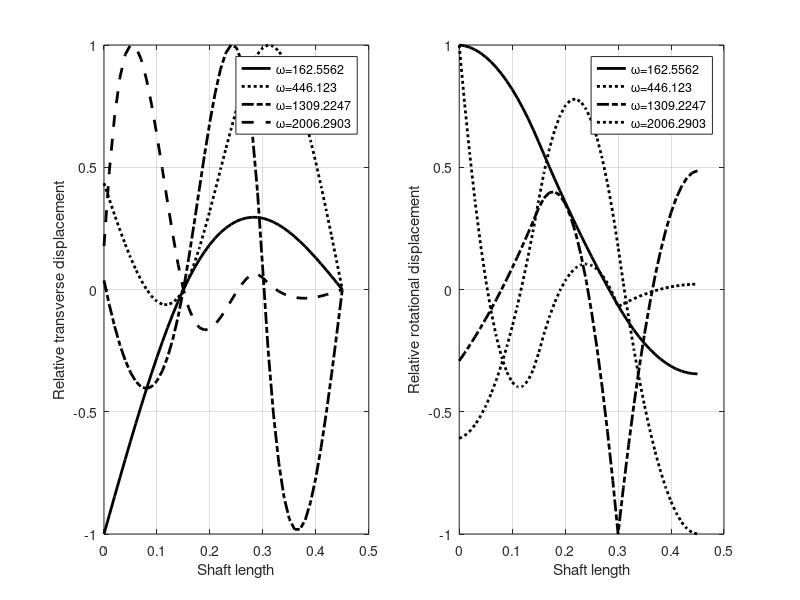

Write MATLAB code to recreate this figure.

clearvars;
clc;

% input
E = 2.1e+11;
d = 0.015;        %shaft dia
rho = 7800;        %shaft density

md1=5; % in kg
md2=8;
%D1=0.08; % disc diameter in m
Id1 = md1*0.1^2/16; % in kg-m^2
Id2 = md2*0.16^2/16;

mass = [1   md1   Id1;
        3   md2   Id2];  %1st column node 2nd colum mass 3rd column Id

nele = 3;
connect = [1 1 2;
           2 2 3;
           3 3 4];   % First Column is element number
                  % Second & Third Column are Nodes (in sequence)
coord = [1 0;       % first column node second column x coodinate
         2 0.15;
         3 0.3;
         4 0.45];
       

bc_data = [2, 1;     % First Column is Node number
           4, 1];     % Second column is prescribed local dof
                    % dof 1 for v and 2 for phi
                    

% Mass and stifness matrix

M = zeros(2*(nele+1));
K = zeros(2*(nele+1));

for i= 1:nele
    nd1 = connect(i,2);
    nd2 = connect(i,3);
    x1  = coord(nd1,2);
    x2  = coord(nd2,2);
    l = x2-x1;
    A=pi*d^2/4;
    m(:,:,i) = rho*A*l/420*[156     22*l    54      -13*l;
                            22*l    4*l^2   13*l    -3*l^2;
                            54      13*l    156     -22*l;
                            -13*l   -3*l^2  -22*l   4*l^2];
    if size(mass)>0                    
    if any(mass(:,1)==nd1)      %checking for disc at left node of element
        ii = find(mass(:,1)==nd1);
        m(1,1,i) = m(1,1,i) + mass(ii,2);
        m(2,2,i) = m(2,2,i) + mass(ii,3);
    end
    if i==nele                  % checking for disc at right side of last element
        if any(mass(:,1)==nd2)
            ii = find(mass(:,1)==nd2);
            m(3,3,i) = m(3,3,i) + mass(ii,2);
            m(4,4,i) = m(4,4,i) + mass(ii,3);
        end
    end
    end
       
    I =pi*d^4/64;
   
    k(:,:,i) = E*I/l^3 *[12     6*l     -12     6*l;
                         6*l    4*l^2   -6*l    2*l^2;
                         -12    -6*l    12      -6*l;
                         6*l    2*l^2   -6*l    4*l^2];
                     
    %Assembly
   
    vec = [2*nd1-1, 2*nd1, 2*nd2-1, 2*nd2];
    M(vec,vec) = M(vec,vec)+ m(:,:,i);
    K(vec,vec) = K(vec,vec)+ k(:,:,i);
end

% imposition of boundary condition
supp_dof = [];      % dof to be suppressed.
for i = 1:size(bc_data,1)
    nd = bc_data(i,1);
    dof = bc_data(i,2);
    Gdof = 2*(nd-1)+dof;        %finding the global DOF of given BC
    supp_dof = [supp_dof , Gdof];
   
end

supp_dof = sort(supp_dof);


% Reducing Global matrix (Imposition of Boundary condition)
% ---------------------------------------------------------
K_red = K;
M_red = M;
for i = 1:size(supp_dof,2)
    dof = supp_dof(i);  %Getting the Global DOF of Given BC
    if (dof == 1)       %Loop for reducing global matrix
        K_red = K_red(dof+1:end, dof+1:end);
        M_red = M_red(dof+1:end, dof+1:end);
    elseif (dof == 2*(nele+1))
            K_red = K_red(1:dof-1, 1:dof-1);
            M_red = M_red(1:dof-1, 1:dof-1);
    else
        K_red = K_red([1:dof-1, dof+1:end],[1:dof-1, dof+1:end]);
        M_red = M_red([1:dof-1, dof+1:end],[1:dof-1, dof+1:end]);
    end
    if (i~=size(supp_dof,2))    %for considering the already reduced steps
        supp_dof(i+1:end) = supp_dof(i+1:end)-1;
    end
end

D = K_red\M_red;
[eig_vec,eig_val] = eig(D);
mode = [];
wnf=[];
for i=1:size(eig_val,2)
    if eig_val(i,i)~=0
        wnf = [wnf,sqrt(1/eig_val(i,i))];
        mode = [mode, eig_vec(:,i)];%/max(abs(eig_vec(:,i)))];
    end
end

for i =1:length(wnf)-1      %arranging in asceending order
    if wnf(i)>wnf(i+1)
        temp_wnf = wnf(i);
        wnf(i) = wnf(i+1);
        wnf(i+1) = temp_wnf;
        temp_mode(:,1) = mode(:,i);
        mode(:,i) = mode(:,i+1);
        mode(:,i+1) = temp_mode(:,1);
    end
end

% updating boundary condition

for i = 1:size(bc_data,1)
    nd = bc_data(i,1);
    dof = bc_data(i,2);
    Gdof = 2*(nd-1)+dof;    %Finding global DOF
    if Gdof ==1
        mode = [zeros(1,size(mode,2));mode];
    else
        mode = [mode((1:Gdof-1),:);zeros(1,size(mode,2));mode((Gdof:end),:)];
    end
end

% Post processing


for i =1:length(wnf)
    x = [];
    v=[];
    phi=[];
    for ii= 1:nele
        nd1 = connect(ii,2);
        nd2 = connect(ii,3);
        x1  = coord(nd1,2);
        x2  = coord(nd2,2);
        l = x2-x1;
        x_n =x1:(x2-x1)/15:x2;
        v_n=[];
        phi_n=[];
        eta = mode(2*nd1-1:2*nd2,i);
        for j =1:length(x_n)
            z = x_n(j)-x1;
            N(1) = 1-(3*z^2/l^2)+(2*z^3/l^3);
            N(2) = z-(2*z^2/l)+(z^3/l^2);
            N(3) = (3*z^2/l^2)-(2*z^3/l^3);          
            N(4) = -(z^2/l)+(z^3/l^2);
            v_n(j) = N*eta;
            dN(1) = (-6*z/l^2)+(6*z^2/l^3);
            dN(2) = 1-(4*z/l)+(3*z^2/l^2);
            dN(3) = (6*z/l^2)-(6*z^2/l^3);
            dN(4) = (-2*z/l)+(3*z^2/l^2);
            phi_n(j) = dN*eta;
        end
        x = [x,x_n];
        v = [v,v_n];
        phi = [phi,phi_n];
    end
    V(:,i) = v'/max(abs(v));
    phi_x(:,i)  = phi'/max(abs(phi));

end

% ploting mode shape upto 4th mode

h = figure(1);
set(gcf, 'Position', get(0,'Screensize'));
subplot(1,2,1)

if(size(V,2) < 4)
    nmode=size(V,2)
else
    nmode=4
end


for i = 1:nmode
    if(i ==1)
        plot(x,V(:,i), '-k', 'LineWidth', 2, 'DisplayName',['\omega=',num2str(wnf(i))]);
    elseif (i ==2)
         plot(x,V(:,i), ':k', 'LineWidth', 2, 'DisplayName',['\omega=',num2str(wnf(i))]);
    elseif (i ==3)
         plot(x,V(:,i),'-.k', 'LineWidth', 2, 'DisplayName',['\omega=',num2str(wnf(i))]);
    elseif (i ==4)
         plot(x,V(:,i), '--k', 'LineWidth', 2, 'DisplayName',['\omega=',num2str(wnf(i))]);
    else
         plot(x,V(:,i), 'DisplayName',['\omega=',num2str(wnf(i))]);
    end
         
         
    hold on;
end
grid on;
%title ('Relative Transverse displacement with shaft length','fontsize',16);
ylabel('Relative transverse displacement');
xlabel('Shaft length');
legend('show');
hold on
subplot(1,2,2)
for i = 1:nmode
    if (i == 1)
        plot(x,phi_x(:,i), '-k' , 'LineWidth', 2,'DisplayName',['\omega=',num2str(wnf(i))]);
    elseif (i == 2)
        plot(x,phi_x(:,i), ':k' , 'LineWidth', 2,'DisplayName',['\omega=',num2str(wnf(i))]);
    elseif (i == 3)
        plot(x,phi_x(:,i), '-.k' , 'LineWidth', 2,'DisplayName',['\omega=',num2str(wnf(i))]);
    elseif (i == 2)
        plot(x,phi_x(:,i), '--k' , 'LineWidth', 2,'DisplayName',['\omega=',num2str(wnf(i))]);
    else
        plot(x,phi_x(:,i), ':k' , 'LineWidth', 2,'DisplayName',['\omega=',num2str(wnf(i))]);
    end
        hold on;
end
grid on;
%title ('Relative Rotational displacement with shaft legth','fontsize',16);
ylabel('Relative rotational displacement');
xlabel('Shaft length');
legend('show');
hold on
saveas(h,'mode_shape_Exercise_8_15_FEM','png');

% print solution
fid = fopen('Output_Exercise_8_15_FEM.txt','w');
fprintf(fid,'Transverse Vibration - FEM\n\n');
fprintf(fid,'Number of Elements = %d\n',nele);
fprintf(fid,'Density of Shaft = %d\n',rho);

if(nele <= 6)
for i=1:nele
    fprintf(fid,'Element-%d\n',i);
    fprintf(fid,'----------\n\n');
    fprintf(fid,'Mass Matrix [M]%d\n',i);
    for ii = 1:4
        for jj=1:4
            fprintf(fid,'%.2f\t',m(ii,jj,i));
        end
        fprintf(fid,'\n');
    end
    fprintf(fid,'\n');
    fprintf(fid,'Stiffness matrix [K]%d\n',i);
    for ii = 1:4
        for jj=1:4
            fprintf(fid,'%.2f\t',k(ii,jj,i));
        end
        fprintf(fid,'\n');
    end
    fprintf(fid,'\n');
end
fprintf(fid,'Global Mass matrix [M]\n');
for ii = 1:2*(nele+1)
    for jj=1:2*(nele+1)
        fprintf(fid,'%.2e\t',M(ii,jj));
    end
    fprintf(fid,'\n');
end
fprintf(fid,'\n');
fprintf(fid,'Global Stiffness matrix [K]\n');
for ii = 1:2*(nele+1)
    for jj=1:2*(nele+1)
        fprintf(fid,'%.2e\t',K(ii,jj));
    end
    fprintf(fid,'\n');
end
fprintf(fid,'\n');
fprintf(fid,'Global Mass matrix after applying boundary condition [M]\n');
for ii = 1:size(M_red,1)
    for jj=1:size(M_red,2)
        fprintf(fid,'%.2e\t',M_red(ii,jj));
    end
    fprintf(fid,'\n');
end
fprintf(fid,'\n');
fprintf(fid,'Global Stiffness matrix after applying boundary condition [K]\n');
for ii = 1:size(K_red,1)
    for jj=1:size(K_red,2)
        fprintf(fid,'%.2e\t',K_red(ii,jj));
    end
    fprintf(fid,'\n');
end
fprintf(fid,'\n');
fprintf(fid,'A = [K]^-1 [M]\n');
for ii = 1:size(K_red,1)
    for jj=1:size(K_red,2)
        fprintf(fid,'%.2e\t',D(ii,jj));
    end
    fprintf(fid,'\n');
end
fprintf(fid,'\n');
fprintf(fid,'Natural frequencies\n');
fprintf(fid,'%.2f\n',wnf);
fprintf(fid,'Relative transverse displacement at each node\n');
for ii= 1:2:size(mode,1)
    for jj = 1:length(wnf)
        fprintf(fid,'%.4f\t',mode(ii,jj));
    end
    fprintf(fid,'\n');
end
fprintf(fid,'Relative Rotational displacement at each node\n');
for ii= 2:2:size(mode,1)
    for jj = 1:length(wnf)
        fprintf(fid,'%.4f\t',mode(ii,jj));
    end
    fprintf(fid,'\n');
end
end
fclose(fid);
%------------------------------------------------------------------